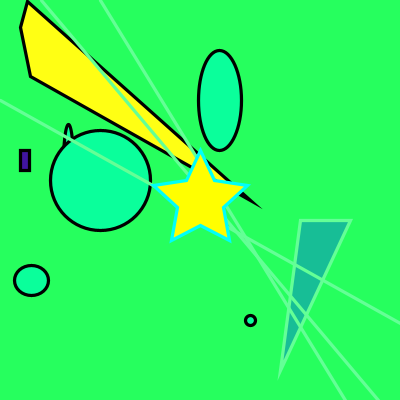
Frame 1 (no input)
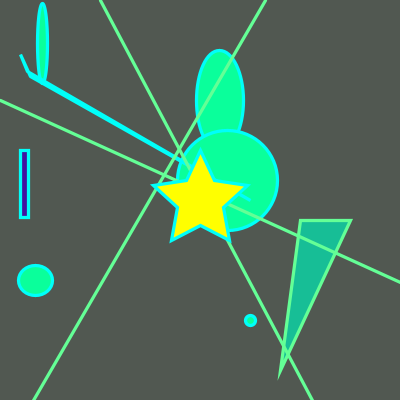
Frame 60 (the mouse pressed at the canvas centre just before this capture)
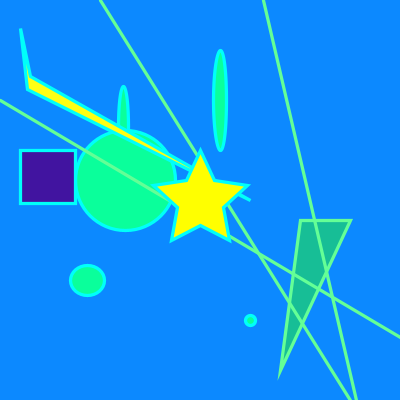
Frame 120 (the mouse held since frame 60 and released just before this capture)

The Processing sketch that drew these frames (run headless with seeded random() and noise(); from frame 60 on, the mouse is pressed at the canvas centre):

// Processing sketch: processing_130597
// ── processing_130597.pde

void setup () {
  size(400,400);
  strokeWeight(random(5));
  frameRate(10);
}
void draw(){
  background (random(0,150),random(0,400),random(0,400));

int a=10;
int b=a+7;
int c=b+a-3;

  fill(10,255,155);
  ellipse(220,100,random(50),100);
  ellipse(250,320,10,10);
  ellipse(random(100),280,a+c,30);
  ellipse(random(150),random(300),a,80);
  ellipse(random(300),180,100,100);
  
  fill(65,20,160);
  rect(20,150,random(100),random(100));
  
  fill(400,300,20);
  quad(250,200,a+b,random(100),20,random(80),30,76);
  
  stroke(100,310,150);
  fill(23,190,150);
  triangle (350,220,280,370,300,220);
  
  line(100,0,random(300,400),random(400,300));
  line(0,100,random(400,200),random(280,350));
  line((random(0,400)),0,(random(0,400)),400);
  
  stroke(0,520,250);
  fill(400,450,0);
  beginShape();
  vertex(200, 150);
  vertex(214, 180);
  vertex(247, 185);
  vertex(223, 207);
  vertex(229, 240);
  vertex(200, 225);
  vertex(171, 240);
  vertex(177, 207);
  vertex(153, 185);
  vertex(186, 180);
  endShape(CLOSE);

}
